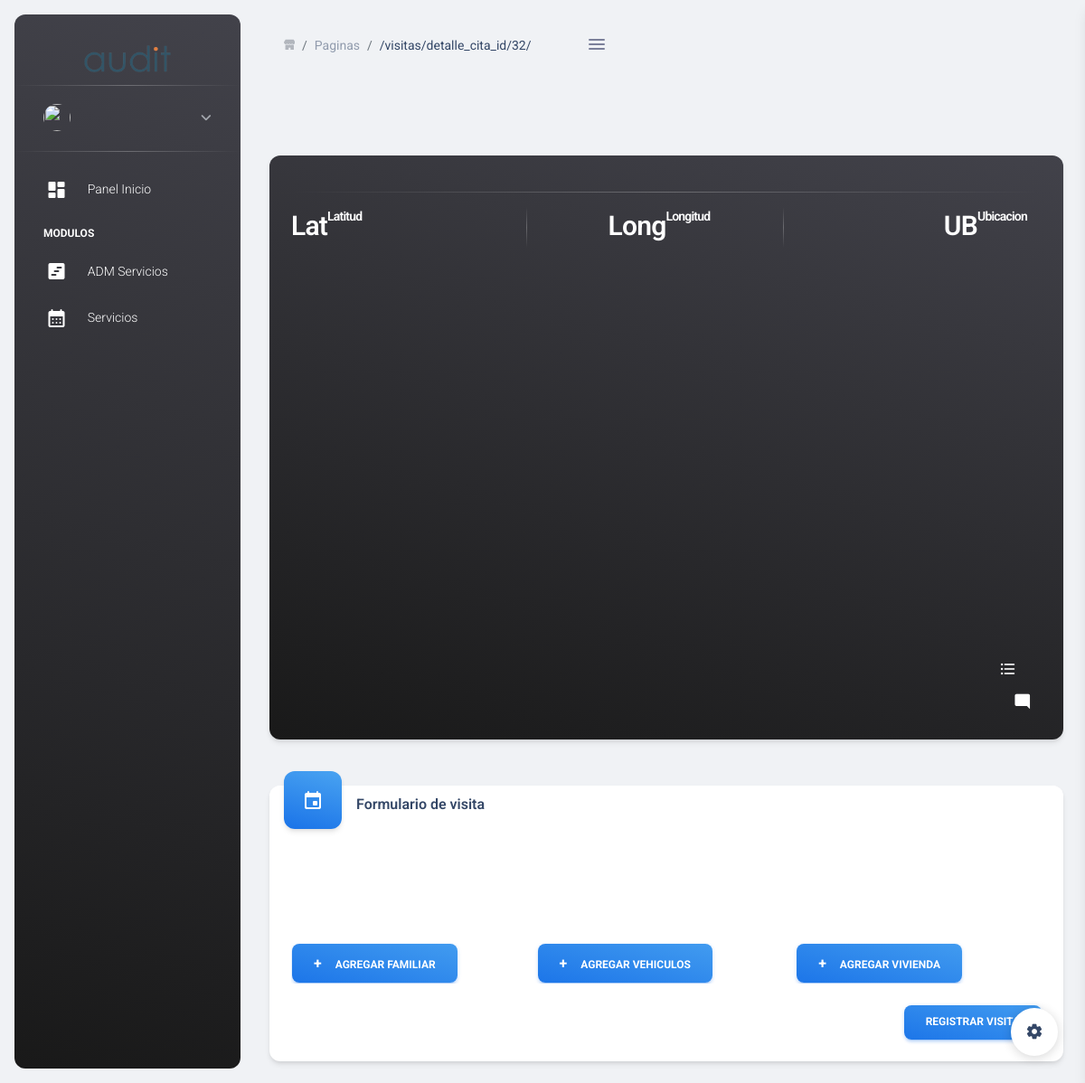
Page /visitas/detalle_cita_id/32/ on the earlier database version.
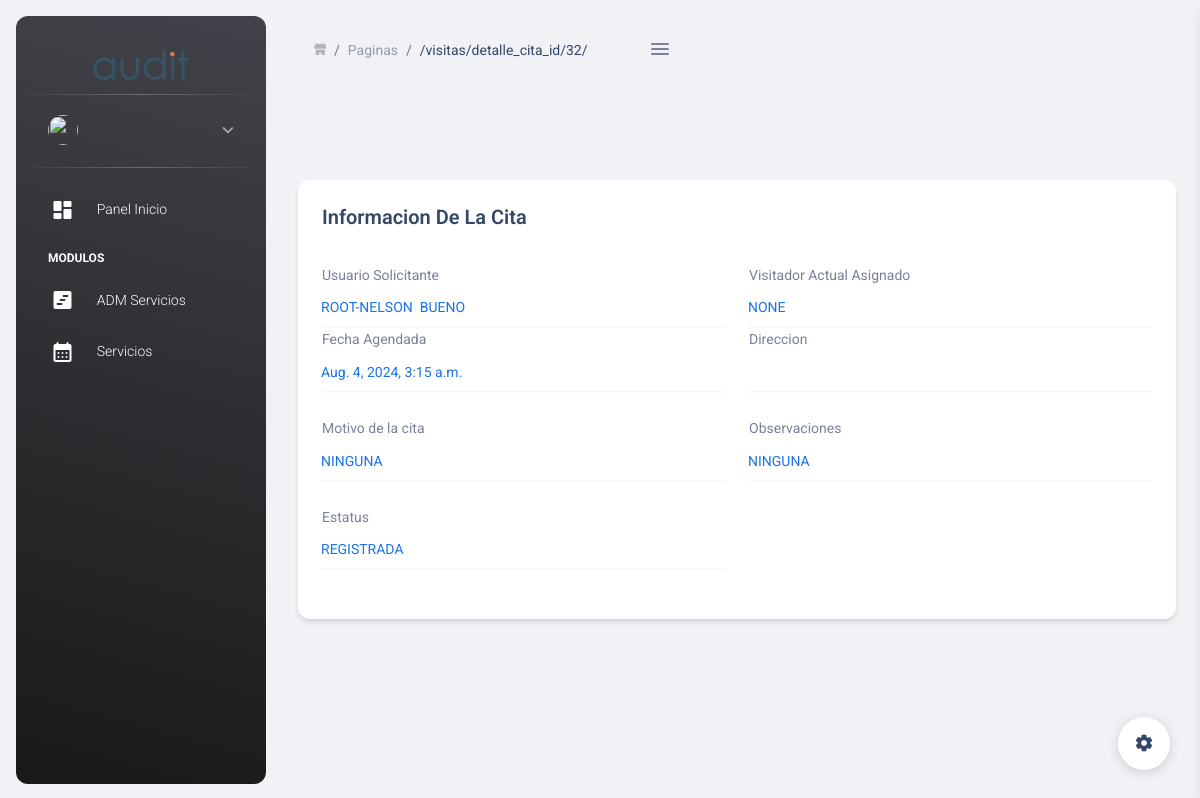
Same page on the later database version.
### visitas/models.py (models this page shows, shortened)
class Cita(models.Model):
    OPCIONES_TIPO_VISITA = (
        ('Pre-empleo', 'Pre-empleo'),
        ('Mantenimiento', 'Mantenimiento'),
        ('Aleatoria', 'Aleatoria'),
    )
    usuario_solicitud = models.ForeignKey(Usuario,related_name='usuario_solicitud', on_delete=models.CASCADE)
    visitador = models.ForeignKey(Usuario, related_name='visitador',on_delete=models.CASCADE,blank=True,
        null=True)
    fecha_registro = models.DateTimeField(auto_now_add=True)
    fecha_agendada = models.DateTimeField()
    motivo = models.TextField()
    Observaciones = models.TextField()
    estatus = models.CharField(max_length=200)
    fecha_visita = models.DateTimeField(blank=True)
    tipo_visita = models.CharField(max_length=20, choices=OPCIONES_TIPO_VISITA)
    nombres = models.CharField(max_length=100,null=True, blank=True)
    apellidos = models.CharField(max_length=100,null=True, blank=True)
    cedula = models.CharField(max_length=20,null=True, blank=True)
    telefonos = models.CharField(max_length=20,null=True, blank=True)
    sexo = models.CharField(max_length=10,null=True, blank=True)
    fecha_nacimiento = models.DateField()
    ciudad_nacimiento = models.CharField(max_length=100,null=True, blank=True)
    nacionalidad = models.CharField(max_length=100,null=True, blank=True)
    departamento = models.CharField(max_length=100,null=True, blank=True)
    puesto = models.CharField(max_length=100,null=True, blank=True)
    direccion_residencia = models.TextField()
    punto_referencia = models.TextField()
    estado_civil = models.CharField(max_length=20)

### core/models.py (models this page shows)
class Usuario(AbstractUser):
    def foto_usuario(self, filename):
        return f'Usuarios/{self.id}'
    foto = models.ImageField(upload_to=foto_usuario, blank=True)
    def __str__(self):
        return f"{self.username}-{self.first_name}  {self.last_name}"

### visitas/views.py (the view)
# urls.py: path('detalle_cita_id/<slug:id>/', detalle_cita_id, name='detalle_cita_id'),
def detalle_cita_id(request,id):
	cita = Cita.objects.get(id=id)
	return render(request, 'visita.html',{'cita':cita})

### templates/visitas/visita.html (shortened to what the changed rows need)
{% extends "core2.html" %}
{% load static %}
{% block content %}
<br>
<br>
{% if cita.estatus == "PENDIENTE" %}
<div class="container-fluid py-4">
      <div class="row mt-4">
        <div class="col-12">
          <div class="card bg-gradient-dark">
            <div class="card-header bg-transparent">
              <hr class="horizontal light">
              <div class="row">
                <div class="col-lg-4 col-md-6 col-12">
                  <div class="d-flex align-items-center position-relative">
                    <h3 class="text-white mb-1">Lat<small class="align-top text-sm">Latitud</small></h3>
                  </div>
                </div>
                <div class="col-lg-4 col-md-6 col-12">
                  <div class="d-flex align-items-center position-relative">
                    <h3 class="text-white mb-1 ms-lg-auto ms-0">Long<small class="align-top text-sm">Longitud</small></h3>
                  </div>
                </div>
                <div class="col-lg-4 col-md-6 col-12 ms-lg-auto">
                  <div class="d-flex align-items-center">
                    <h3 class="text-white mb-1 ms-lg-auto">UB<small class="align-top text-sm">Ubicacion</small></h3>
                  </div>
                </div>
              </div>
            </div>
            <div class="card-body px-0 py-0">
              <div id="map_canvas"></div>
            </div>
            <div class="card-footer">
              <div class="row">
                <div class="col-lg-1 col-md-6 col-4 my-auto ms-auto">
                  <i class="material-icons text-white mt-2 ms-auto" data-bs-toggle="tooltip" data-bs-placement="top" title="" data-bs-original-title="Hide menu">format_list_bulleted</i>
                  <i class="material-icons text-white ms-3 mt-2" data-bs-toggle="tooltip" data-bs-placement="top" title="" data-bs-original-title="Track messages">mode_comment</i>
                </div>
              </div>
            </div>
          </div>
        </div>
      </div>
      <br>
      <br>
      <div class="row">
      <div class="col-lg-12 col-12 mx-auto position-relative">
         <div class="card">
            <div class="card-header p-3 pt-2">
               <div class="icon icon-lg icon-shape bg-gradient-info shadow text-center border-radius-xl mt-n4 me-3 float-start">
                  <i class="material-icons opacity-10">event</i>
               </div>
               <h6 class="mb-0">Formulario de visita</h6>
            </div>
            <div class="card-body pt-2">
              <br>
               <br>
               <br>
               <br>
<div style="overflow-x: auto;">
  <table style="width: 100%; table-layout: auto;">
    <tr>
      <td><button type="button" name="button" onclick="nuevofamiliar()" class="btn bg-gradient-info m-0 me-2"><span class="sidenav-mini-icon"> <font size="3">+</font> </span>
         <span class="sidenav-normal  ms-2  ps-1"> Agregar Familiar </span></button></td>
      <td><button type="button" name="button" onclick="nuevovehiculo()" class="btn bg-gradient-info m-0 me-2"><span class="sidenav-mini-icon"> <font size="3">+</font> </span>
         <span class="sidenav-normal  ms-2  ps-1"> Agregar Vehiculos </span></button></td>
      <td><button type="button" name="button" onclick="modalvivienda()" class="btn bg-gradient-info m-0 me-2"><span class="sidenav-mini-icon"> <font size="3">+</font> </span>
         <span class="sidenav-normal  ms-2  ps-1"> Agregar Vivienda </span></button></td>
    </tr>
  </table>
</div>
                  <div class="d-flex justify-content-end mt-4">
                  <button id="boton_crear" type="button" style="display:inline;" onclick="enviar_visita()" name="button" class="btn bg-gradient-info m-0 ms-2">Registrar Visita</button>
               </div>
            </div>
         </div>
      </div>
   </div>
    </div>
    {% else %}
    <div class="container-fluid my-3 py-3">
          <div class="card mt-4" id="basic-info">
            <div class="card-header">
              <h5>Informacion De La Cita</h5>
            </div>
            <div class="card-body pt-0">
              <div class="row">
                <div class="col-6">
                  <div class="input-group input-group-static">
                    <label>Usuario Solicitante</label>
                    <input disabled type="text" class="form-control" placeholder="" value="{{cita.usuario_solicitud|upper}}">
                  </div>
                </div>
                <div class="col-6">
                  <div class="input-group input-group-static">
                    <label>Visitador Actual Asignado</label>
                    <input disabled type="text" class="form-control" placeholder="" value="{{cita.visitador|upper}}">
                  </div>
                </div>
              </div>
              <div class="row">
                <div class="col-6">
                  <div class="input-group input-group-static">
                    <label>Fecha Agendada</label>
                    <input disabled type="text" class="form-control" placeholder="" value="{{cita.fecha_agendada}}">
                  </div>
                </div>
                <div class="col-6">
                  <div class="input-group input-group-static">
                    <label>Direccion</label>
                    <input disabled type="text" class="form-control" placeholder="" value="{{cita.direccion|upper}}">
                  </div>
                </div>
              </div>
              <div class="row mt-4">
                <div class="col-6">
                  <div class="input-group input-group-static">
                    <label>Motivo de la cita</label>
                    <input disabled type="text" class="form-control" placeholder="" value='{{cita.motivo|upper}}'>
                  </div>
                </div>
                <div class="col-6">
                  <div class="input-group input-group-static">
                    <label>Observaciones </label>
                    <input disabled type="text" class="form-control" placeholder="" value='{{cita.Observaciones|upper}}'>
                  </div>
                </div>
              </div>
              <div class="row mt-4">
                <div class="col-6">
                  <div class="input-group input-group-static">
                    <label>Estatus </label>
                    <input disabled type="text" class="form-control" placeholder="" value='{{cita.estatus}}'>
                  </div>
                </div>
              </div>
            </div>
          </div>
          <br>
          <br>
          <br>
    </div>
    {% endif %}
{% endblock %}

Differences in the rows shown:
now on this page (row edited): Cita: usuario_solicitud "ROOT-NELSON BUENO", visitador "NONE", fecha_agendada "Aug. 4, 2024, 3:15 a.m.", motivo "NINGUNA", Observaciones "NINGUNA", estatus "REGISTRADA"
changed Cita: estatus "PENDIENTE" → "REGISTRADA" (drawn)
Other differences:
text no longer shown: "Lat Latitud Long Longitud UB Ubicacion Formulario de visita + AGREGAR FAMILIAR + AGREGAR VEHICULOS + AGREGAR VIVIENDA REGISTRAR VISITA"
text now shown: "Informacion De La Cita Usuario Solicitante Visitador Actual Asignado Fecha Agendada Direccion Motivo de la cita Observaciones Estatus"
